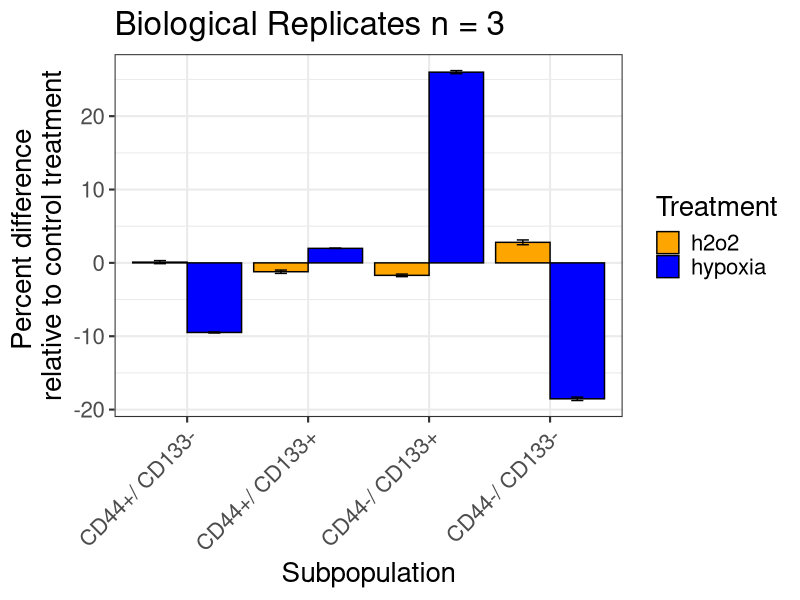
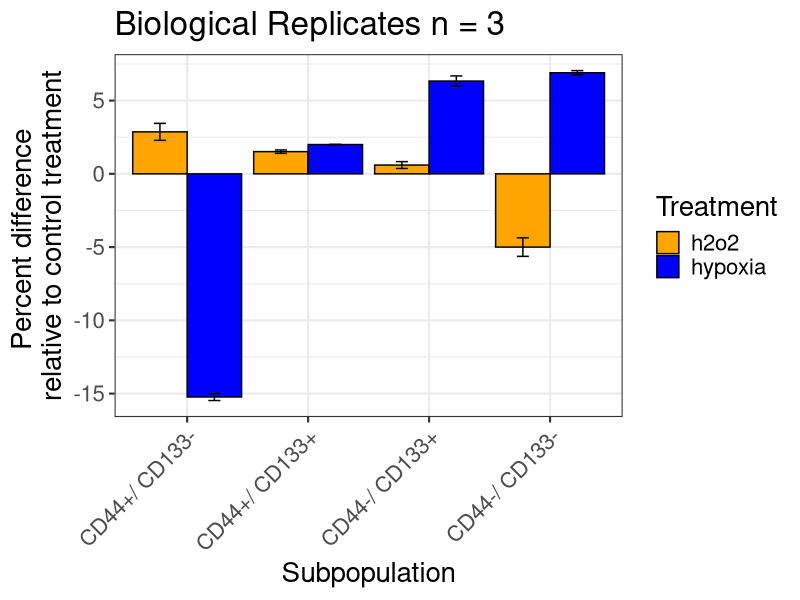
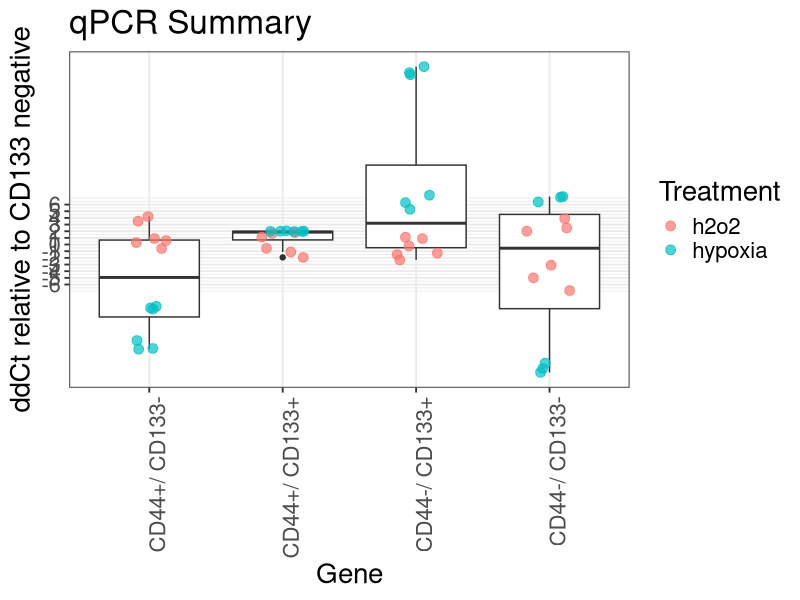

Source code (R) for these figures, in order:
library(ggplot2)
library(reshape)
library(plyr)
setwd("150612_hyperHypoxia/")

subtractBaseline = function(dataFrame, baseline, value) {
    dataSorted = dataFrame[order(dataFrame[,'PDGC'], dataFrame[,'Treatment']),]
    baseline = dataSorted[dataSorted$Treatment %in% baseline,]
    treatment = dataSorted[dataSorted$Treatment %in% value,]
    subtract =  treatment[,c(3:6)] - baseline[,c(3:6)]
    result = cbind(treatment[,c(1,2)], subtract)
    return (result)
}

dat_all = read.csv("150612_hyperHypoxia.csv",row.names=1)
colnames(dat_all) = c("PDGC", "Treatment", "Viable", "CD44+/ CD133-",
                  "CD44+/ CD133+", "CD44-/ CD133+", "CD44-/ CD133-")

dat = dat_all[,c(1,2,4:7)]
dat = dat[!dat$Treatment %in% "isotype",]

# Calculate percent change
change = rbind(subtractBaseline(dat, "control", "h2o2"),
               subtractBaseline(dat, "control", "hypoxia"))

# Convert from wide to long
mDat = melt(change, id.vars = c("PDGC", "Treatment"))

# Biological replicates
bioRep = ddply(mDat, .(PDGC, Treatment, variable), summarise, meanValue = mean(value, na.rm=T), 
               sdDiff = sd(value, na.rm=T), reps=length(value))
bioRep$seDiff = bioRep$sdDiff / (bioRep$reps)

#### Barchart ####
# Plot the biological replicates
mu020 = ggplot(data=bioRep[bioRep$PDGC %in% "MU020",], 
              aes(x=variable, y=meanValue, fill=Treatment)) +
    geom_bar(stat="identity", position=position_dodge(), colour="black") + 
    ggtitle("Biological Replicates n = 3") +  
    scale_fill_manual(values=c("orange", "blue")) + 
    geom_errorbar(aes(ymin=meanValue-seDiff, ymax=meanValue+seDiff), width=.2, position=position_dodge(0.9)) +
    xlab("Subpopulation") + ylab("Percent difference \nrelative to control treatment") +
    theme_bw(base_size=16) + theme(axis.text.x = element_text(angle = 45, hjust = 1)) + theme(text = element_text(size=20))
mu020

mu039 = ggplot(data=bioRep[bioRep$PDGC %in% "MU039",], 
               aes(x=variable, y=meanValue, fill=Treatment)) +
    geom_bar(stat="identity", position=position_dodge(), colour="black") + 
    ggtitle("Biological Replicates n = 3") +  
    scale_fill_manual(values=c("orange", "blue")) + 
    geom_errorbar(aes(ymin=meanValue-seDiff, ymax=meanValue+seDiff), width=.2, position=position_dodge(0.9)) +
    xlab("Subpopulation") + ylab("Percent difference \nrelative to control treatment") +
    theme_bw(base_size=16) + theme(axis.text.x = element_text(angle = 45, hjust = 1))
mu039 + theme(text = element_text(size=20))

### Boxplot ###
box = ggplot(data=mDat, aes(x=variable, y=value)) +
    geom_boxplot() + geom_point(aes(colour=Treatment), size =3, alpha=0.7,  position = position_jitter(w = 0.175)) +
    ggtitle("qPCR Summary") +
    xlab("Gene") + ylab("ddCt relative to CD133 negative") +
    scale_y_continuous(breaks = round(seq(-6, 6, by = 1),1)) +
    theme_bw(base_size=14) + theme(axis.text.x = element_text(angle = 90, hjust = 1)) + 
    theme(text = element_text(size=20))
box
